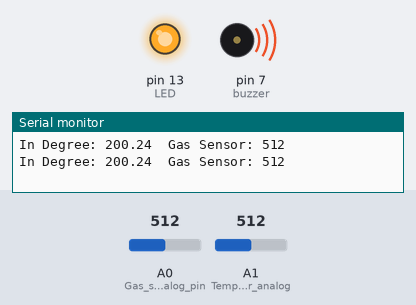
The sketch below on a simulated Arduino Uno, built with avr-gcc and run on an emulated ATmega328P. Shown: output pins drawn as LEDs (lit = HIGH), buzzer (waves = sounding, pin HIGH), the last lines printed to the serial monitor. The inputs (shaded band) are chosen by the test bench; at power-on: A1 (Temperature_sensor_analog) = 512, A0 (Gas_sensor_analog_pin) = 512.

Above: at 1.8 s.
1.9 s: A1 (Temperature_sensor_analog) set to 277
3.4 s: A1 (Temperature_sensor_analog) set to 257
At 4.3 s:
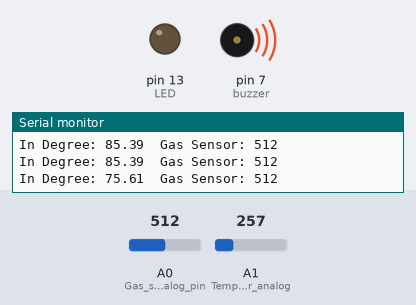
5.5 s: A0 (Gas_sensor_analog_pin) set to 108
7.2 s: A0 (Gas_sensor_analog_pin) set to 90
At 8.7 s:
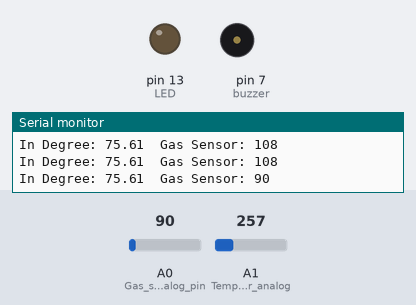
9.5 s: A1 (Temperature_sensor_analog) set to 306
At 11.2 s:
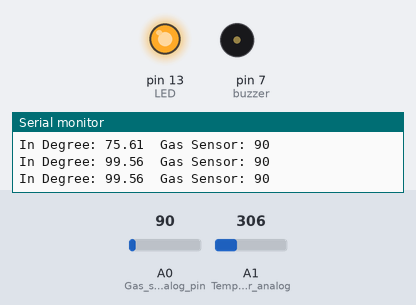
11.5 s: A1 (Temperature_sensor_analog) set to 122
At 13.0 s:
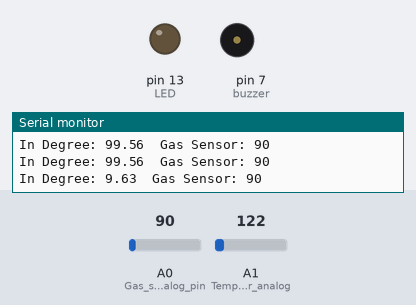
Timing chart, 0 to 14.5 s (numbered marks = the images above; inputs shaded):
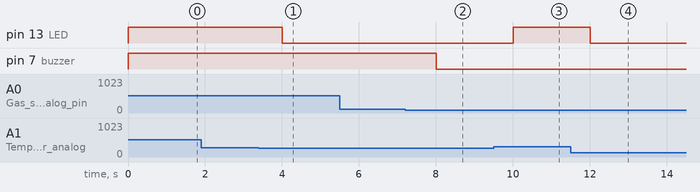

Measured:
- the behaviour switches between 266 and 265 on A1 (Temperature_sensor_analog) (found by bisection; images 0 and 1)
- the behaviour switches between 100 and 99 on A0 (Gas_sensor_analog_pin) (found by bisection; images 1 and 2)
- after the input at 3.4 s, pin 13 (LED): HIGH → LOW after 0.60 s
- after the input at 7.2 s, pin 7 (buzzer): HIGH → LOW after 0.81 s
- after the input at 9.5 s, pin 13 (LED): LOW → HIGH after 0.51 s
- after the input at 11.5 s, pin 13 (LED): HIGH → LOW after 0.51 s

The sketch:

fire_alarm_using_temperature_and_gas_sensor1.ino
```cpp
// Owner : Tanvir Hossain Diganto
// CE, KUET

/*
  Title: Fire Alarm Using Temperature and Gas Sensor
  Description: This program reads data from a temperature sensor and gas sensor.
  If temperature exceeds 80°C, it lights an LED.
  If gas concentration exceeds threshold, it activates a buzzer.
*/

// Variables for temperature calculation
float temp;        // Calculated temperature in degree Celsius
float vout;        // Raw analog value from temperature sensor
float vout1;       // Converted voltage value from raw analog reading

// Pin assignments
int LED = 13;      // LED pin (indicator for high temperature)
int gassensor;     // Variable to store gas sensor analog value
int buzzer = 7;    // Buzzer pin (indicator for gas detection)

void setup()
{
  // Set sensor pins as input
  pinMode(A0, INPUT);       // Gas sensor analog pin
  pinMode(A1, INPUT);       // Temperature sensor analog pin

  // Set output devices
  pinMode(LED, OUTPUT);     // LED pin as output
  pinMode(buzzer, OUTPUT);  // Buzzer pin as output

  // Start serial communication for monitoring values
  Serial.begin(9600);
}

void loop()
{
  // Read analog value from temperature sensor (A1)
  vout = analogRead(A1);

  // Convert analog reading to voltage (in millivolts)
  // (vout / 1023) gives fraction of Vref (assumed 5V)
  // Multiply by 5000 to convert to millivolts
  vout1 = (vout / 1023.0) * 5000;

  // Calculate temperature in Celsius
  // LM35 gives 10mV per degree Celsius with 500mV offset at 0°C
  temp = (vout1 - 500) / 10;

  // Read analog value from gas sensor (A0)
  gassensor = analogRead(A0);

  // Check if temperature is greater than or equal to 80°C
  // If so, turn on LED; else turn off LED
  if (temp >= 80) {
    digitalWrite(LED, HIGH);
  }
  else {
    digitalWrite(LED, LOW);
  }

  // Check if gas sensor value exceeds threshold (here 100)
  // If so, turn on buzzer; else turn off buzzer
  if (gassensor >= 100) {
    digitalWrite(buzzer, HIGH);
  }
  else {
    digitalWrite(buzzer, LOW);
  }

  // Print temperature and gas sensor reading on Serial Monitor
  Serial.print("In Degree: ");  // Label for temperature
  Serial.print(temp);           // Print temperature value

  Serial.print("\t");           // Tab space

  Serial.print("Gas Sensor: "); // Label for gas sensor
  Serial.print(gassensor);      // Print gas sensor value

  Serial.println();             // Newline for next reading

  // Delay for readability (1 second between readings)
  delay(1000);
}
```
